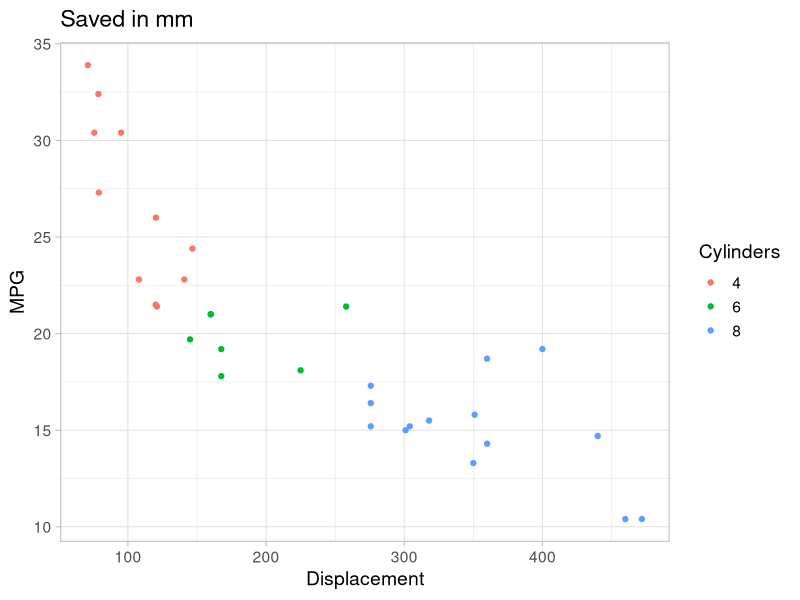

The R source for this figure:
library(ggplot2)
p <- ggplot(mtcars, aes(disp, mpg, colour = factor(cyl))) + geom_point() +
  labs(title = "Saved in mm", x = "Displacement", y = "MPG", colour = "Cylinders") +
  theme_light(base_size = 14)
ggsave("mm.png", p, width = 250, height = 180, units = "mm", dpi = 600)
